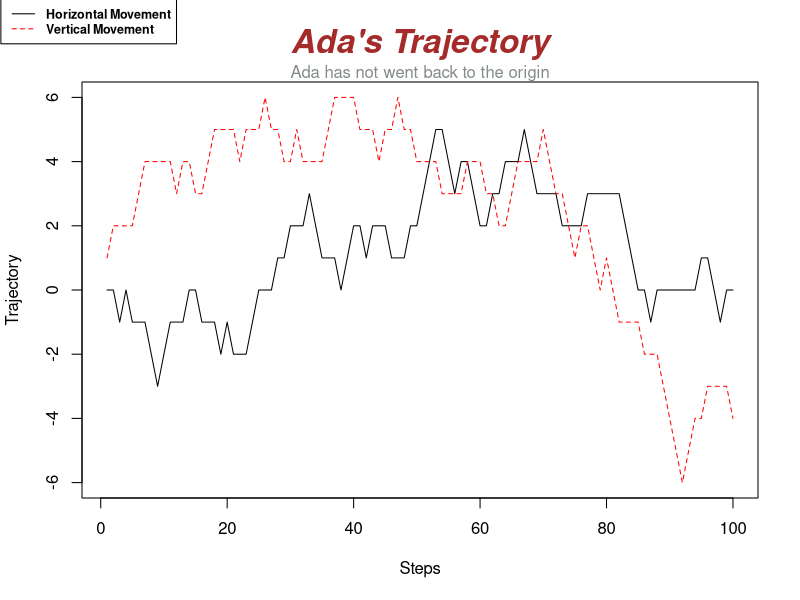
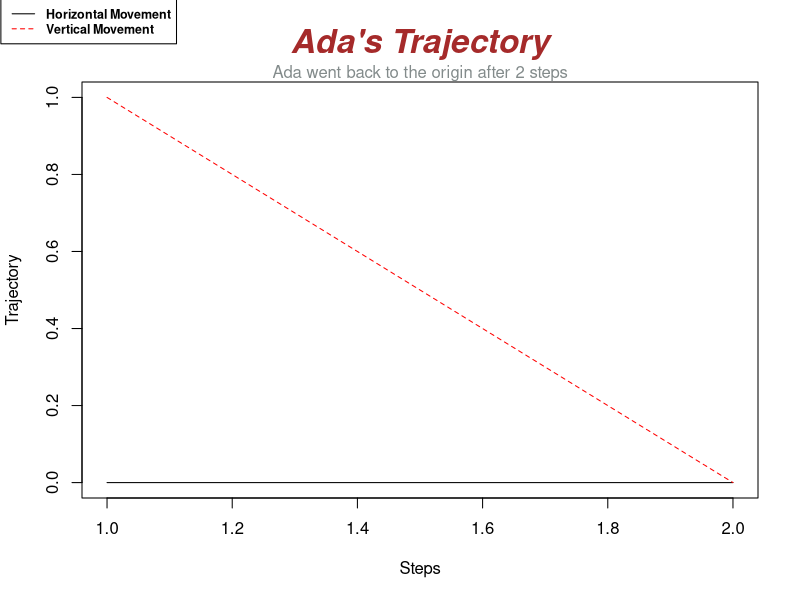
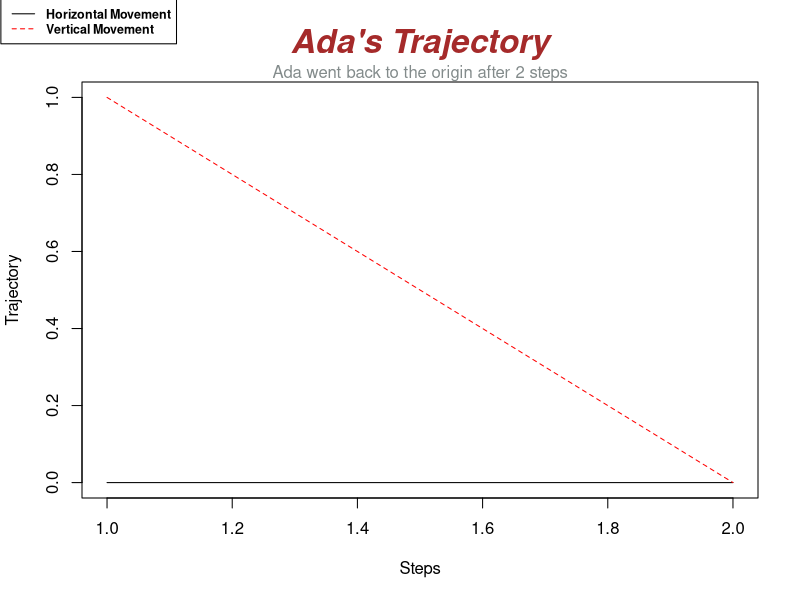
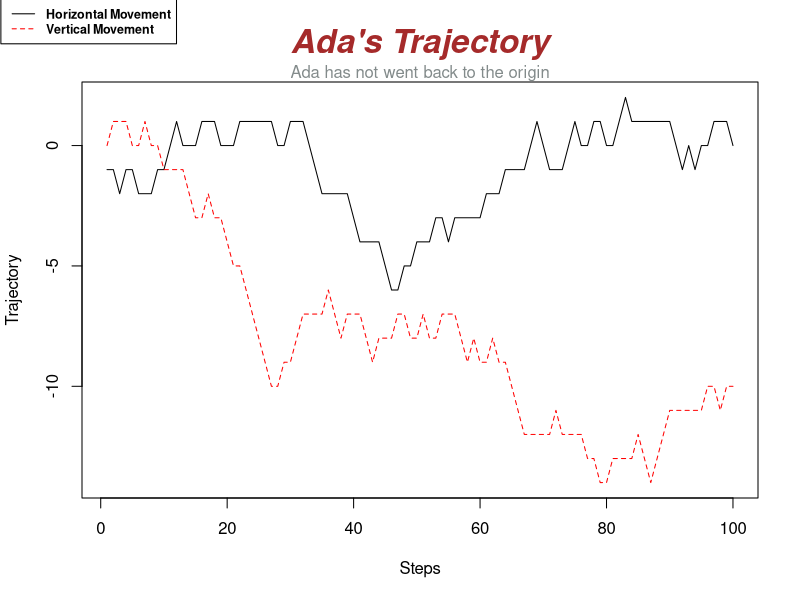

These figures' R source, in order:
setwd("/Users/Belal/Desktop/STAT 280 project")

#Task 1
  #Creating trajectory function
  AdaWalk <-function()
  {
  #Initialize list
  walk<-list()
  
  #Set origin
  walk[[1]]<-c(0,0)
  
  #Simulate 100 steps
  for (t in 1:100)
  {
    # 1 = move forward, 2 = move right, 3 = move backwards, 4 = move left
    x<- sample(1:4, 1, replace = TRUE, prob= c(0.25, 0.25, 0.25, 0.25))
    
    #If Ada moves forward, increment the "y" value
    if(x==1)
    {
      walk[[t+1]]<- c(walk[[t]][1], walk[[t]][2]+1)
      
    }
    #If Ada moves right, increment the "x" value
    if(x==2)
    {
      walk[[t+1]]<- c(walk[[t]][1]+1, walk[[t]][2])
     
    }
    #If Ada moves backwards, decrement the "y" value
    if(x==3)
    {
      walk[[t+1]]<- c(walk [[t]][1], walk[[t]][2]-1)
    
    }
    #If Ada moves left, decrement the "x" value
    if(x==4)
    {
      walk[[t+1]]<- c(walk[[t]][1]-1, walk[[t]][2])
    
    }
    #If Ada returns back to origin, break out of loop and end walk 
    if(walk[[t+1]][1]==0 && walk[[t+1]][2]==0)
    {
      break
    }
  }
  #Initialize vectors for horizontal and vertical movements
  x<-c()
  y<-c()
  
  #Fill data respectively
  for(i in 2:(length(walk)))
  {
    x<-c(x, walk[[i]][1])
    y<-c(y, walk[[i]][2])
  }
  
  #Create the matrix
  trajectory<-rbind(x,y)
  
  #Return trajectory
  return(trajectory)
  }
  
#Task 2
  
  #Create plot function to keep plots consistent and decrease lines of code
  plotWalk<-function(trajectory)
  {
      #Same amount of steps in order to plot 
      steps<-length(trajectory)/2
      
      #Plot two lines, one for vertical and the other for horizontal movements. 
      plot(1:steps, trajectory[1,], type = "l", lty=1 ,xlab = "Steps", ylab = "Trajectory", ylim = c(min(trajectory), max(trajectory)))
      lines(1:steps, trajectory[2,], type="l",lty=2, col= "red")
      
      #Legend to understand different lines
      legend(x = "topleft",inset=c(-0.12,-0.2),cex = 0.75, lty = c(1,2), text.font = 2, 
             col= c("black","red"),text.col = "black", 
             legend=c("Horizontal Movement", "Vertical Movement"))
      title("Ada's Trajectory", cex.main = 2,   font.main= 4, col.main= "Brown")
      
      #Dynamic subtitle to give more context
      if(length(trajectory)/2 == 100)
        {
          mtext(paste("Ada has not went back to the origin"), side = 3, line = 0, col = "azure4")
        }else
      {
        mtext(paste("Ada went back to the origin after ", length(trajectory)/2, " steps", sep = ""), side = 3, line = 0, col = "azure4")
      }
  }
  
  #Plotting 4 examples
  par(mfrow=c(1,1), xpd=TRUE)
  
  #Get trajectory
  trajectory<-AdaWalk()
  
  #Plot
  plotWalk(trajectory)
  
  #Get trajectory
  trajectory<-AdaWalk()
  
  #Plot
  plotWalk(trajectory)
  
  #Get trajectory
  trajectory<-AdaWalk()
  
  #Plot
  plotWalk(trajectory)
  
  #Get trajectory
  trajectory<-AdaWalk()
  
  #Plot
  plotWalk(trajectory)
  
#Task 3
  
  #Set variable to count how many times Ada walks back to the origin in a span of 10000 walks
  count<-0
  
  #Begin Monte Carlo simulation
  for(i in 1:10000)
  {
    #Get walking trajectory
    trajectory<-AdaWalk()
    
    #Save number of steps
    steps<-length(trajectory)/2
    
    #Iterate through trajectory 
    for(j in steps)
    {
      
      #If Ada walked backed to the origin, increment count variable
      if(trajectory[,j][1]==0 && trajectory[,j][2]==0)
      {
        count<-count+1
      }
    }
  }
  #Get probability by dividing count by number of experiments
  probabilty_origin<-count/10000
  
  cat("The estimated probability that Ada comes back to the origin is", probabilty_origin)
  
#Task 4
  
  #Create vector to save number of steps needed to reach origin
  steps_needed<- c()
  
  #Begin Monte Carlo simulation
  for(i in 1:10000)
  {
    
    #Get walking trajectory
    trajectory<-AdaWalk()
    
    #Save number of steps
    steps<-length(trajectory)/2
    
    #Iterate through trajectory 
    for(j in steps)
    {
      #If Ada walked back to the origin, added the number of steps to the vector
      if(trajectory[,j][1]==0 && trajectory[,j][2]==0)
      {
        steps_needed<-c(steps_needed, j)
      }
    }
  }
  
  #Get average by finding the sum of vector and dividing it by the number of experiments
  average_of_needed_steps<-sum(steps_needed)/10000
  
  cat("The estimated average number of steps needed by Ada to return to the origin is", average_of_needed_steps)
  
  
  
  
  
  
  